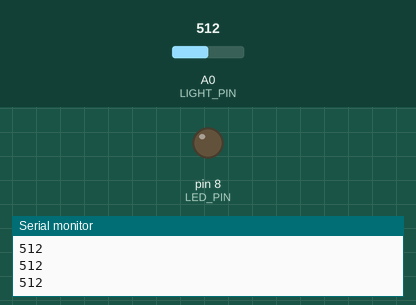
Simulated run of this sketch. Board: Arduino Uno, built with avr-gcc and run on an emulated ATmega328P. Parts: output pins drawn as LEDs (lit = HIGH), the last lines printed to the serial monitor. The test bench sets the inputs (shaded band); at power-on: A0 (LIGHT_PIN) = 512.

Above: at 1.7 s.
1.8 s: A0 (LIGHT_PIN) set to 366
3.3 s: A0 (LIGHT_PIN) set to 343
At 3.9 s:
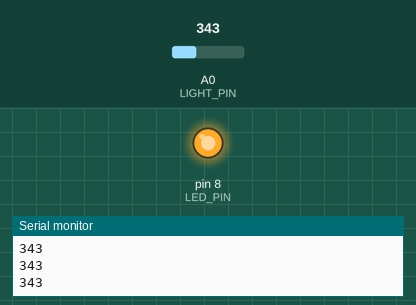
4.8 s: A0 (LIGHT_PIN) set to 511
At 6.1 s:
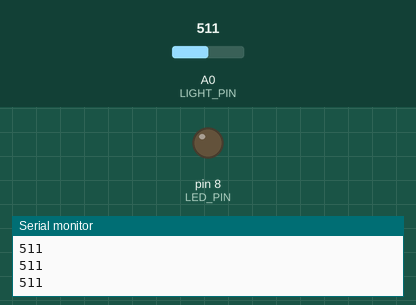
6.4 s: A0 (LIGHT_PIN) set to 306
At 7.6 s:
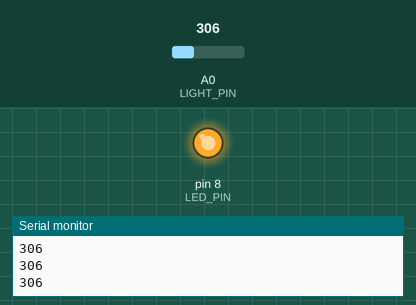
Timing chart, 0 to 9.0 s (numbered marks = the images above; inputs shaded):
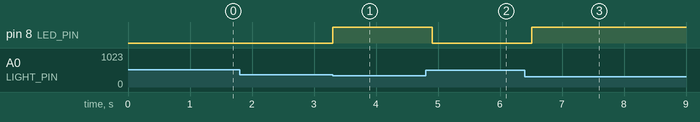

The sketch:

light_sensor_test.ino
```cpp
/*
  Light sensor test for the #13 photoresistor.
  Wiring: one leg -> 5V, other leg -> A0, 10K resistor (#6) from A0 to GND

  Open Tools -> Serial Monitor (9600 baud) and watch the numbers.
  Cover the sensor with your finger: the number should drop a lot.
  The red LED (#2) on pin 8 lights up when the reading falls below
  70% of what it saw at startup, same as the real trap.
*/

const int LIGHT_PIN = A0;
const int LED_PIN   = 8;

int threshold;

void setup() {
  Serial.begin(9600);
  pinMode(LED_PIN, OUTPUT);
  delay(500);
  threshold = analogRead(LIGHT_PIN) * 0.70;
  Serial.print("Trips below: ");
  Serial.println(threshold);
}

void loop() {
  int light = analogRead(LIGHT_PIN);
  Serial.println(light);
  digitalWrite(LED_PIN, light < threshold ? HIGH : LOW);
  delay(200);
}
```

Measured:
- the behaviour switches between 358 and 357 on A0 (LIGHT_PIN) (found by bisection; images 0 and 1)
- after the input at 3.3 s, pin 8 (LED_PIN): LOW → HIGH at once
- after the input at 4.8 s, pin 8 (LED_PIN): HIGH → LOW after 0.11 s
- after the input at 6.4 s, pin 8 (LED_PIN): LOW → HIGH after 0.11 s
